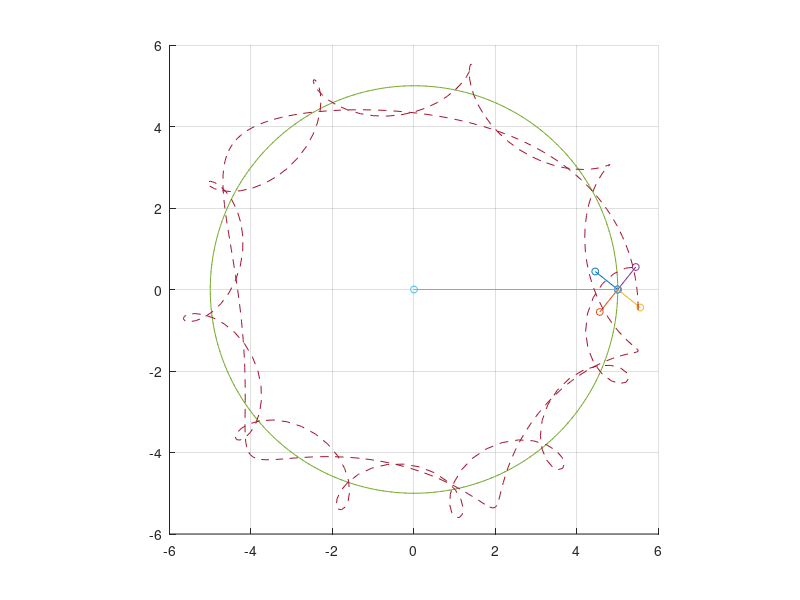

Reproduce this figure in MATLAB.
clc
clear all
close all

t = 0:0.01:4;
R = sqrt(2)/2;


f1 = figure;

X1 = [];
Y1 = [];

X = [];
Y = [];


for i = 1:length(t)
    goc = [-pi/4 -3*pi/4 3*pi/4 pi/4];
    
    b = pi*t(i);
    
    x0 = 5*cos(b);
    y0 = 5*sin(b);
    
    
    clf('reset')    
    hold on
    
    for j = 1:size(goc,2)
        
        % GIATOC = 5
        a = 5*t(i)^2+goc(j);
        xt = x0+R*cos(a);
        yt = y0-R*sin(a);
        plot([x0 xt],[y0 yt],'-o','markersize',5);
    end
    

    X = [X xt];
    Y = [Y yt];
    
    X1 = [X1 x0];
    Y1 = [Y1 y0];
    plot(X1,Y1,'--')
    plot([0 x0],[0 y0],'-o','markersize',5);
    plot(X,Y,'--')
    grid on
    axis equal
    axis([-5-1 5+1 -5-1 5+1])

    khung_hinh = getframe;
end